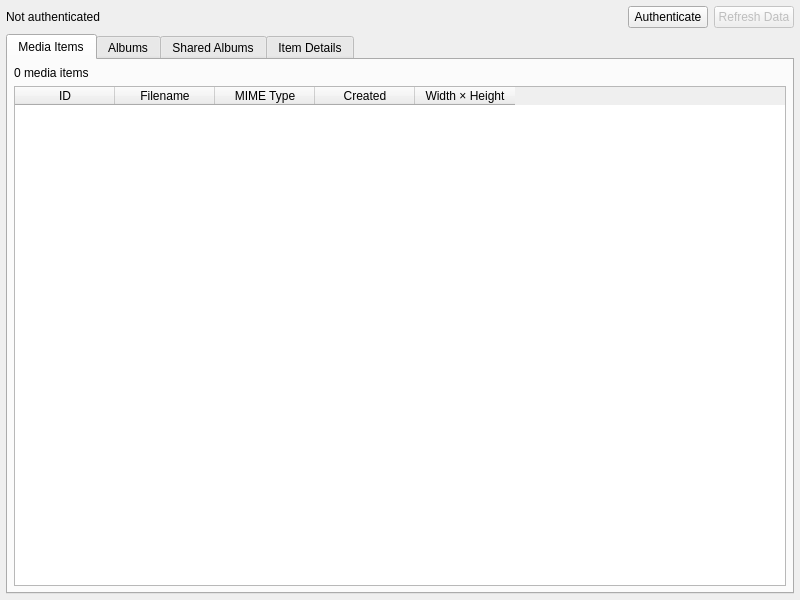
<?xml version="1.0" encoding="UTF-8"?>
<ui version="4.0">
 <class>GooglePhotosView</class>
 <widget class="QWidget" name="GooglePhotosView">
  <property name="geometry">
   <rect>
    <x>0</x>
    <y>0</y>
    <width>800</width>
    <height>600</height>
   </rect>
  </property>
  <layout class="QVBoxLayout" name="verticalLayout">
   <property name="spacing">
    <number>6</number>
   </property>
   <property name="leftMargin">
    <number>6</number>
   </property>
   <property name="topMargin">
    <number>6</number>
   </property>
   <property name="rightMargin">
    <number>6</number>
   </property>
   <property name="bottomMargin">
    <number>6</number>
   </property>
   <item>
    <layout class="QHBoxLayout" name="authLayout">
     <item>
      <widget class="QLabel" name="authStatusLabel">
       <property name="text">
        <string>Not authenticated</string>
       </property>
      </widget>
     </item>
     <item>
      <spacer name="authSpacer">
       <property name="orientation">
        <enum>Qt::Orientation::Horizontal</enum>
       </property>
       <property name="sizeHint" stdset="0">
        <size>
         <width>40</width>
         <height>20</height>
        </size>
       </property>
      </spacer>
     </item>
     <item>
      <widget class="QPushButton" name="authenticateButton">
       <property name="text">
        <string>Authenticate</string>
       </property>
      </widget>
     </item>
     <item>
      <widget class="QPushButton" name="refreshButton">
       <property name="text">
        <string>Refresh Data</string>
       </property>
       <property name="enabled">
        <bool>false</bool>
       </property>
      </widget>
     </item>
    </layout>
   </item>
   <item>
    <widget class="QTabWidget" name="dataTabs">
     <property name="currentIndex">
      <number>0</number>
     </property>
     <widget class="QWidget" name="mediaItemsTab">
      <attribute name="title">
       <string>Media Items</string>
      </attribute>
      <layout class="QVBoxLayout" name="verticalLayout_2">
       <property name="spacing">
        <number>6</number>
       </property>
       <property name="leftMargin">
        <number>6</number>
       </property>
       <property name="topMargin">
        <number>6</number>
       </property>
       <property name="rightMargin">
        <number>6</number>
       </property>
       <property name="bottomMargin">
        <number>6</number>
       </property>
       <item>
        <widget class="QLabel" name="mediaItemsCountLabel">
         <property name="text">
          <string>0 media items</string>
         </property>
        </widget>
       </item>
       <item>
        <widget class="QTableWidget" name="mediaItemsTable">
         <property name="alternatingRowColors">
          <bool>true</bool>
         </property>
         <property name="selectionBehavior">
          <enum>QAbstractItemView::SelectionBehavior::SelectRows</enum>
         </property>
         <property name="sortingEnabled">
          <bool>true</bool>
         </property>
         <column>
          <property name="text">
           <string>ID</string>
          </property>
         </column>
         <column>
          <property name="text">
           <string>Filename</string>
          </property>
         </column>
         <column>
          <property name="text">
           <string>MIME Type</string>
          </property>
         </column>
         <column>
          <property name="text">
           <string>Created</string>
          </property>
         </column>
         <column>
          <property name="text">
           <string>Width × Height</string>
          </property>
         </column>
        </widget>
       </item>
      </layout>
     </widget>
     <widget class="QWidget" name="albumsTab">
      <attribute name="title">
       <string>Albums</string>
      </attribute>
      <layout class="QVBoxLayout" name="verticalLayout_3">
       <property name="spacing">
        <number>6</number>
       </property>
       <property name="leftMargin">
        <number>6</number>
       </property>
       <property name="topMargin">
        <number>6</number>
       </property>
       <property name="rightMargin">
        <number>6</number>
       </property>
       <property name="bottomMargin">
        <number>6</number>
       </property>
       <item>
        <widget class="QLabel" name="albumsCountLabel">
         <property name="text">
          <string>0 albums</string>
         </property>
        </widget>
       </item>
       <item>
        <widget class="QTableWidget" name="albumsTable">
         <property name="alternatingRowColors">
          <bool>true</bool>
         </property>
         <property name="selectionBehavior">
          <enum>QAbstractItemView::SelectionBehavior::SelectRows</enum>
         </property>
         <property name="sortingEnabled">
          <bool>true</bool>
         </property>
         <column>
          <property name="text">
           <string>ID</string>
          </property>
         </column>
         <column>
          <property name="text">
           <string>Title</string>
          </property>
         </column>
         <column>
          <property name="text">
           <string>Items Count</string>
          </property>
         </column>
         <column>
          <property name="text">
           <string>Writeable</string>
          </property>
         </column>
        </widget>
       </item>
      </layout>
     </widget>
     <widget class="QWidget" name="sharedAlbumsTab">
      <attribute name="title">
       <string>Shared Albums</string>
      </attribute>
      <layout class="QVBoxLayout" name="verticalLayout_4">
       <property name="spacing">
        <number>6</number>
       </property>
       <property name="leftMargin">
        <number>6</number>
       </property>
       <property name="topMargin">
        <number>6</number>
       </property>
       <property name="rightMargin">
        <number>6</number>
       </property>
       <property name="bottomMargin">
        <number>6</number>
       </property>
       <item>
        <widget class="QLabel" name="sharedAlbumsCountLabel">
         <property name="text">
          <string>0 shared albums</string>
         </property>
        </widget>
       </item>
       <item>
        <widget class="QTableWidget" name="sharedAlbumsTable">
         <property name="alternatingRowColors">
          <bool>true</bool>
         </property>
         <property name="selectionBehavior">
          <enum>QAbstractItemView::SelectionBehavior::SelectRows</enum>
         </property>
         <property name="sortingEnabled">
          <bool>true</bool>
         </property>
         <column>
          <property name="text">
           <string>ID</string>
          </property>
         </column>
         <column>
          <property name="text">
           <string>Title</string>
          </property>
         </column>
         <column>
          <property name="text">
           <string>Items Count</string>
          </property>
         </column>
         <column>
          <property name="text">
           <string>Writeable</string>
          </property>
         </column>
        </widget>
       </item>
      </layout>
     </widget>
     <widget class="QWidget" name="detailsTab">
      <attribute name="title">
       <string>Item Details</string>
      </attribute>
      <layout class="QVBoxLayout" name="verticalLayout_5">
       <property name="spacing">
        <number>6</number>
       </property>
       <property name="leftMargin">
        <number>6</number>
       </property>
       <property name="topMargin">
        <number>6</number>
       </property>
       <property name="rightMargin">
        <number>6</number>
       </property>
       <property name="bottomMargin">
        <number>6</number>
       </property>
       <item>
        <widget class="QLabel" name="detailsLabel">
         <property name="text">
          <string>Select an item from the Media Items or Albums tab to view details.</string>
         </property>
         <property name="wordWrap">
          <bool>true</bool>
         </property>
        </widget>
       </item>
       <item>
        <widget class="QTextEdit" name="detailsText">
         <property name="readOnly">
          <bool>true</bool>
         </property>
         <property name="font">
          <font>
           <family>Monaco</family>
           <family>Courier</family>
           <family>monospace</family>
           <pointsize>10</pointsize>
          </font>
         </property>
        </widget>
       </item>
      </layout>
     </widget>
    </widget>
   </item>
  </layout>
 </widget>
 <resources/>
 <connections/>
</ui>
